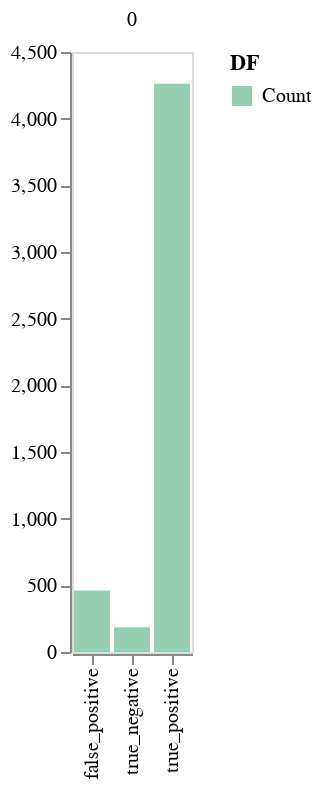

This figure's notebook cell:
### Code cell
df1 = res_positive_negative_df

def prep_df(df, name):
    df = df.stack().reset_index()
    df.columns = ['c1', 'c2', 'values']
    df['DF'] = name
    return df

df1 = prep_df(df1, 'Count')

df = pd.concat([df1])  
# print (df)

alt.enable_mime_rendering()

alt.Chart(df).mark_bar().encode(

    # tell Altair which field to group columns on
    x=alt.X('c2:N',
        axis=alt.Axis(
            title='')),

    # tell Altair which field to use as Y values and how to calculate
    y=alt.Y('sum(values):Q',
        axis=alt.Axis(
            grid=False,
            title='')),

    # tell Altair which field to use to use as the set of columns to be represented in each group
    column=alt.Column('c1:N',
                 axis=alt.Axis(
            title='')),

    # tell Altair which field to use for color segmentation 
    color=alt.Color('DF:N',
            scale=alt.Scale(
                # make it look pretty with an enjoyable color pallet
                range=['#96ceb4', '#ffcc5c','#ff6f69'],
            ),
        ))\
    .configure_facet_cell(
    # remove grid lines around column clusters
        strokeWidth=0.0)

### Figure 1 — Vega-Lite specification as saved in the notebook (floating-point values rounded to 4 significant figures)
{"$schema": "https://vega.github.io/schema/vega-lite/v1.2.1.json", "config": {"facet": {"cell": {"strokeWidth": 0}}}, "data": {"values": [{"DF": "Count", "c1": 0, "c2": "true_positive", "values": 4262}, {"DF": "Count", "c1": 0, "c2": "true_negative", "values": 186}, {"DF": "Count", "c1": 0, "c2": "false_positive", "values": 462}]}, "encoding": {"color": {"field": "DF", "scale": {"range": ["#96ceb4", "#ffcc5c", "#ff6f69"]}, "type": "nominal"}, "column": {"axis": {"title": ""}, "field": "c1", "type": "nominal"}, "x": {"axis": {"title": ""}, "field": "c2", "type": "nominal"}, "y": {"aggregate": "sum", "axis": {"grid": false, "title": ""}, "field": "values", "type": "quantitative"}}, "mark": "bar"}
